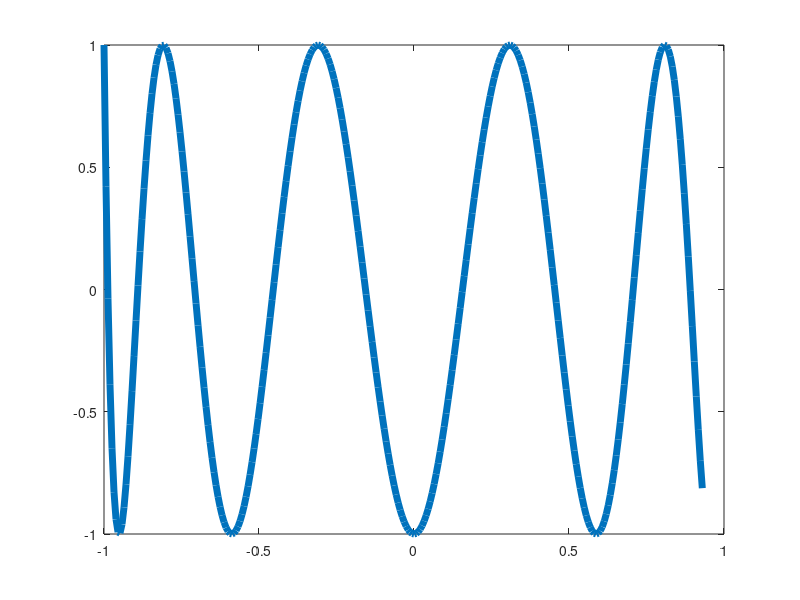

Reproduce this figure in MATLAB. (Note: this script raises an error after producing the figure.)
% Chebfun logo.

% Copyright 2002-2008 by The Chebfun Team. See www.comlab.ox.ac.uk/chebfun.

figure
x = linspace(-1,0.93,300)';
plot(x,cos(10*acos(x)),'linew',5)
hold on

t = - cos(pi*(2:8)'/10) *0.99;  % cheb extrema (tweaked)
y = 0*t; 
h = text( t, y, num2cell(transpose('chebfun')), ...
  'fontname','Rockwell','fontsize',28,'hor','cen','vert','mid','fontweight','normal') ; 

axis([-1.02 .95 -2 2])
set(gca,'pos',[0 0 1 1])
set(gcf,'papertype','A4','paperunit','cent','paperpos',[4.49 12.83 12 4])
set(gcf,'unit','cent','pos',[0 0 12 4],...
  'menuBar','none','name','Chebfun Toolbox','numbertitle','off')
axis off

shg